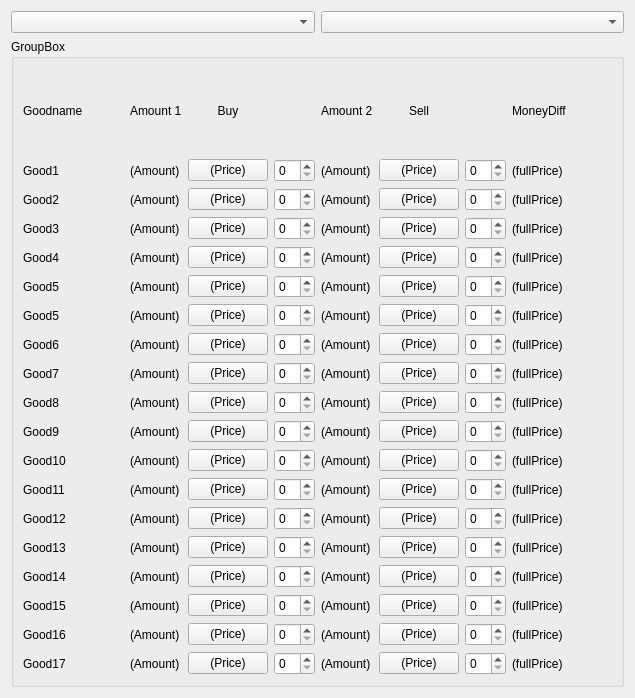
<?xml version="1.0" encoding="UTF-8"?>
<ui version="4.0">
 <class>Form</class>
 <widget class="QWidget" name="Form">
  <property name="geometry">
   <rect>
    <x>0</x>
    <y>0</y>
    <width>635</width>
    <height>698</height>
   </rect>
  </property>
  <property name="windowTitle">
   <string>Form</string>
  </property>
  <layout class="QGridLayout" name="gridLayout_2">
   <item row="0" column="0">
    <widget class="QComboBox" name="comboBox"/>
   </item>
   <item row="0" column="1">
    <widget class="QComboBox" name="comboBox_2"/>
   </item>
   <item row="1" column="0" colspan="2">
    <widget class="QGroupBox" name="groupBox">
     <property name="title">
      <string>GroupBox</string>
     </property>
     <layout class="QGridLayout" name="gridLayout" columnstretch="3,1,2,1,1,2,1,3">
      <item row="0" column="0">
       <widget class="QLabel" name="GoodHeaderLabel">
        <property name="text">
         <string>Goodname</string>
        </property>
       </widget>
      </item>
      <item row="0" column="1">
       <widget class="QLabel" name="Amount1Header">
        <property name="text">
         <string>Amount 1</string>
        </property>
       </widget>
      </item>
      <item row="0" column="4">
       <widget class="QLabel" name="Amount2Header">
        <property name="text">
         <string>Amount 2</string>
        </property>
       </widget>
      </item>
      <item row="0" column="5">
       <widget class="QLabel" name="SellHeader">
        <property name="text">
         <string>Sell</string>
        </property>
        <property name="alignment">
         <set>Qt::AlignCenter</set>
        </property>
       </widget>
      </item>
      <item row="0" column="7">
       <widget class="QLabel" name="label_8">
        <property name="text">
         <string>MoneyDiff</string>
        </property>
       </widget>
      </item>
      <item row="1" column="0">
       <widget class="QLabel" name="good_1">
        <property name="text">
         <string>Good1</string>
        </property>
       </widget>
      </item>
      <item row="1" column="1">
       <widget class="QLabel" name="label_2">
        <property name="text">
         <string>(Amount)</string>
        </property>
       </widget>
      </item>
      <item row="1" column="2">
       <widget class="QPushButton" name="pushButton">
        <property name="text">
         <string>(Price)</string>
        </property>
       </widget>
      </item>
      <item row="1" column="3">
       <widget class="QSpinBox" name="spinBox"/>
      </item>
      <item row="1" column="4">
       <widget class="QLabel" name="label_33">
        <property name="text">
         <string>(Amount)</string>
        </property>
       </widget>
      </item>
      <item row="1" column="5">
       <widget class="QPushButton" name="pushButton_23">
        <property name="text">
         <string>(Price)</string>
        </property>
       </widget>
      </item>
      <item row="1" column="6">
       <widget class="QSpinBox" name="spinBox_21"/>
      </item>
      <item row="1" column="7">
       <widget class="QLabel" name="label_7">
        <property name="text">
         <string>(fullPrice)</string>
        </property>
       </widget>
      </item>
      <item row="2" column="0">
       <widget class="QLabel" name="good_2">
        <property name="text">
         <string>Good2</string>
        </property>
       </widget>
      </item>
      <item row="2" column="1">
       <widget class="QLabel" name="label">
        <property name="text">
         <string>(Amount)</string>
        </property>
       </widget>
      </item>
      <item row="2" column="2">
       <widget class="QPushButton" name="pushButton_2">
        <property name="text">
         <string>(Price)</string>
        </property>
       </widget>
      </item>
      <item row="2" column="3">
       <widget class="QSpinBox" name="spinBox_2"/>
      </item>
      <item row="2" column="4">
       <widget class="QLabel" name="label_26">
        <property name="text">
         <string>(Amount)</string>
        </property>
       </widget>
      </item>
      <item row="2" column="5">
       <widget class="QPushButton" name="pushButton_30">
        <property name="text">
         <string>(Price)</string>
        </property>
       </widget>
      </item>
      <item row="2" column="6">
       <widget class="QSpinBox" name="spinBox_24"/>
      </item>
      <item row="2" column="7">
       <widget class="QLabel" name="label_9">
        <property name="text">
         <string>(fullPrice)</string>
        </property>
       </widget>
      </item>
      <item row="3" column="0">
       <widget class="QLabel" name="good_3">
        <property name="text">
         <string>Good3</string>
        </property>
       </widget>
      </item>
      <item row="3" column="1">
       <widget class="QLabel" name="label_3">
        <property name="text">
         <string>(Amount)</string>
        </property>
       </widget>
      </item>
      <item row="3" column="2">
       <widget class="QPushButton" name="pushButton_7">
        <property name="text">
         <string>(Price)</string>
        </property>
       </widget>
      </item>
      <item row="3" column="3">
       <widget class="QSpinBox" name="spinBox_6"/>
      </item>
      <item row="3" column="4">
       <widget class="QLabel" name="label_36">
        <property name="text">
         <string>(Amount)</string>
        </property>
       </widget>
      </item>
      <item row="3" column="5">
       <widget class="QPushButton" name="pushButton_10">
        <property name="text">
         <string>(Price)</string>
        </property>
       </widget>
      </item>
      <item row="3" column="6">
       <widget class="QSpinBox" name="spinBox_23"/>
      </item>
      <item row="3" column="7">
       <widget class="QLabel" name="label_10">
        <property name="text">
         <string>(fullPrice)</string>
        </property>
       </widget>
      </item>
      <item row="4" column="0">
       <widget class="QLabel" name="good_4">
        <property name="text">
         <string>Good4</string>
        </property>
       </widget>
      </item>
      <item row="4" column="1">
       <widget class="QLabel" name="label_4">
        <property name="text">
         <string>(Amount)</string>
        </property>
       </widget>
      </item>
      <item row="4" column="2">
       <widget class="QPushButton" name="pushButton_6">
        <property name="text">
         <string>(Price)</string>
        </property>
       </widget>
      </item>
      <item row="4" column="3">
       <widget class="QSpinBox" name="spinBox_5"/>
      </item>
      <item row="4" column="4">
       <widget class="QLabel" name="label_29">
        <property name="text">
         <string>(Amount)</string>
        </property>
       </widget>
      </item>
      <item row="4" column="5">
       <widget class="QPushButton" name="pushButton_31">
        <property name="text">
         <string>(Price)</string>
        </property>
       </widget>
      </item>
      <item row="4" column="6">
       <widget class="QSpinBox" name="spinBox_20"/>
      </item>
      <item row="4" column="7">
       <widget class="QLabel" name="label_39">
        <property name="text">
         <string>(fullPrice)</string>
        </property>
       </widget>
      </item>
      <item row="5" column="0">
       <widget class="QLabel" name="good_5">
        <property name="text">
         <string>Good5</string>
        </property>
       </widget>
      </item>
      <item row="5" column="1">
       <widget class="QLabel" name="label_5">
        <property name="text">
         <string>(Amount)</string>
        </property>
       </widget>
      </item>
      <item row="5" column="2">
       <widget class="QPushButton" name="pushButton_8">
        <property name="text">
         <string>(Price)</string>
        </property>
       </widget>
      </item>
      <item row="5" column="3">
       <widget class="QSpinBox" name="spinBox_4"/>
      </item>
      <item row="5" column="4">
       <widget class="QLabel" name="label_30">
        <property name="text">
         <string>(Amount)</string>
        </property>
       </widget>
      </item>
      <item row="5" column="5">
       <widget class="QPushButton" name="pushButton_21">
        <property name="text">
         <string>(Price)</string>
        </property>
       </widget>
      </item>
      <item row="5" column="6">
       <widget class="QSpinBox" name="spinBox_34"/>
      </item>
      <item row="5" column="7">
       <widget class="QLabel" name="label_42">
        <property name="text">
         <string>(fullPrice)</string>
        </property>
       </widget>
      </item>
      <item row="6" column="0">
       <widget class="QLabel" name="good_6">
        <property name="text">
         <string>Good5</string>
        </property>
       </widget>
      </item>
      <item row="6" column="1">
       <widget class="QLabel" name="label_6">
        <property name="text">
         <string>(Amount)</string>
        </property>
       </widget>
      </item>
      <item row="6" column="2">
       <widget class="QPushButton" name="pushButton_9">
        <property name="text">
         <string>(Price)</string>
        </property>
       </widget>
      </item>
      <item row="6" column="3">
       <widget class="QSpinBox" name="spinBox_7"/>
      </item>
      <item row="6" column="4">
       <widget class="QLabel" name="label_32">
        <property name="text">
         <string>(Amount)</string>
        </property>
       </widget>
      </item>
      <item row="6" column="5">
       <widget class="QPushButton" name="pushButton_22">
        <property name="text">
         <string>(Price)</string>
        </property>
       </widget>
      </item>
      <item row="6" column="6">
       <widget class="QSpinBox" name="spinBox_26"/>
      </item>
      <item row="6" column="7">
       <widget class="QLabel" name="label_43">
        <property name="text">
         <string>(fullPrice)</string>
        </property>
       </widget>
      </item>
      <item row="7" column="0">
       <widget class="QLabel" name="good_7">
        <property name="text">
         <string>Good6</string>
        </property>
       </widget>
      </item>
      <item row="7" column="1">
       <widget class="QLabel" name="label_11">
        <property name="text">
         <string>(Amount)</string>
        </property>
       </widget>
      </item>
      <item row="7" column="5">
       <widget class="QPushButton" name="pushButton_32">
        <property name="text">
         <string>(Price)</string>
        </property>
       </widget>
      </item>
      <item row="7" column="2">
       <widget class="QPushButton" name="pushButton_12">
        <property name="text">
         <string>(Price)</string>
        </property>
       </widget>
      </item>
      <item row="8" column="7">
       <widget class="QLabel" name="label_45">
        <property name="text">
         <string>(fullPrice)</string>
        </property>
       </widget>
      </item>
      <item row="8" column="2">
       <widget class="QPushButton" name="pushButton_3">
        <property name="text">
         <string>(Price)</string>
        </property>
       </widget>
      </item>
      <item row="8" column="5">
       <widget class="QPushButton" name="pushButton_35">
        <property name="text">
         <string>(Price)</string>
        </property>
       </widget>
      </item>
      <item row="9" column="7">
       <widget class="QLabel" name="label_46">
        <property name="text">
         <string>(fullPrice)</string>
        </property>
       </widget>
      </item>
      <item row="10" column="0">
       <widget class="QLabel" name="good_10">
        <property name="text">
         <string>Good9</string>
        </property>
       </widget>
      </item>
      <item row="10" column="1">
       <widget class="QLabel" name="label_14">
        <property name="text">
         <string>(Amount)</string>
        </property>
       </widget>
      </item>
      <item row="10" column="2">
       <widget class="QPushButton" name="pushButton_4">
        <property name="text">
         <string>(Price)</string>
        </property>
       </widget>
      </item>
      <item row="10" column="3">
       <widget class="QSpinBox" name="spinBox_11"/>
      </item>
      <item row="10" column="4">
       <widget class="QLabel" name="label_24">
        <property name="text">
         <string>(Amount)</string>
        </property>
       </widget>
      </item>
      <item row="10" column="5">
       <widget class="QPushButton" name="pushButton_20">
        <property name="text">
         <string>(Price)</string>
        </property>
       </widget>
      </item>
      <item row="10" column="6">
       <widget class="QSpinBox" name="spinBox_32"/>
      </item>
      <item row="10" column="7">
       <widget class="QLabel" name="label_47">
        <property name="text">
         <string>(fullPrice)</string>
        </property>
       </widget>
      </item>
      <item row="11" column="0">
       <widget class="QLabel" name="good_11">
        <property name="text">
         <string>Good10</string>
        </property>
       </widget>
      </item>
      <item row="11" column="1">
       <widget class="QLabel" name="label_13">
        <property name="text">
         <string>(Amount)</string>
        </property>
       </widget>
      </item>
      <item row="11" column="2">
       <widget class="QPushButton" name="pushButton_11">
        <property name="text">
         <string>(Price)</string>
        </property>
       </widget>
      </item>
      <item row="11" column="3">
       <widget class="QSpinBox" name="spinBox_10"/>
      </item>
      <item row="11" column="4">
       <widget class="QLabel" name="label_40">
        <property name="text">
         <string>(Amount)</string>
        </property>
       </widget>
      </item>
      <item row="11" column="5">
       <widget class="QPushButton" name="pushButton_34">
        <property name="text">
         <string>(Price)</string>
        </property>
       </widget>
      </item>
      <item row="11" column="6">
       <widget class="QSpinBox" name="spinBox_33"/>
      </item>
      <item row="11" column="7">
       <widget class="QLabel" name="label_48">
        <property name="text">
         <string>(fullPrice)</string>
        </property>
       </widget>
      </item>
      <item row="12" column="0">
       <widget class="QLabel" name="good_12">
        <property name="text">
         <string>Good11</string>
        </property>
       </widget>
      </item>
      <item row="12" column="1">
       <widget class="QLabel" name="label_15">
        <property name="text">
         <string>(Amount)</string>
        </property>
       </widget>
      </item>
      <item row="12" column="2">
       <widget class="QPushButton" name="pushButton_13">
        <property name="text">
         <string>(Price)</string>
        </property>
       </widget>
      </item>
      <item row="12" column="3">
       <widget class="QSpinBox" name="spinBox_13"/>
      </item>
      <item row="12" column="4">
       <widget class="QLabel" name="label_23">
        <property name="text">
         <string>(Amount)</string>
        </property>
       </widget>
      </item>
      <item row="12" column="5">
       <widget class="QPushButton" name="pushButton_33">
        <property name="text">
         <string>(Price)</string>
        </property>
       </widget>
      </item>
      <item row="12" column="6">
       <widget class="QSpinBox" name="spinBox_35"/>
      </item>
      <item row="12" column="7">
       <widget class="QLabel" name="label_49">
        <property name="text">
         <string>(fullPrice)</string>
        </property>
       </widget>
      </item>
      <item row="13" column="0">
       <widget class="QLabel" name="good_13">
        <property name="text">
         <string>Good12</string>
        </property>
       </widget>
      </item>
      <item row="13" column="1">
       <widget class="QLabel" name="label_16">
        <property name="text">
         <string>(Amount)</string>
        </property>
       </widget>
      </item>
      <item row="13" column="2">
       <widget class="QPushButton" name="pushButton_14">
        <property name="text">
         <string>(Price)</string>
        </property>
       </widget>
      </item>
      <item row="13" column="3">
       <widget class="QSpinBox" name="spinBox_12"/>
      </item>
      <item row="13" column="4">
       <widget class="QLabel" name="label_28">
        <property name="text">
         <string>(Amount)</string>
        </property>
       </widget>
      </item>
      <item row="13" column="5">
       <widget class="QPushButton" name="pushButton_27">
        <property name="text">
         <string>(Price)</string>
        </property>
       </widget>
      </item>
      <item row="13" column="6">
       <widget class="QSpinBox" name="spinBox_28"/>
      </item>
      <item row="13" column="7">
       <widget class="QLabel" name="label_50">
        <property name="text">
         <string>(fullPrice)</string>
        </property>
       </widget>
      </item>
      <item row="14" column="1">
       <widget class="QLabel" name="label_17">
        <property name="text">
         <string>(Amount)</string>
        </property>
       </widget>
      </item>
      <item row="14" column="2">
       <widget class="QPushButton" name="pushButton_15">
        <property name="text">
         <string>(Price)</string>
        </property>
       </widget>
      </item>
      <item row="14" column="3">
       <widget class="QSpinBox" name="spinBox_14"/>
      </item>
      <item row="14" column="4">
       <widget class="QLabel" name="label_31">
        <property name="text">
         <string>(Amount)</string>
        </property>
       </widget>
      </item>
      <item row="14" column="5">
       <widget class="QPushButton" name="pushButton_36">
        <property name="text">
         <string>(Price)</string>
        </property>
       </widget>
      </item>
      <item row="14" column="6">
       <widget class="QSpinBox" name="spinBox_30"/>
      </item>
      <item row="14" column="7">
       <widget class="QLabel" name="label_51">
        <property name="text">
         <string>(fullPrice)</string>
        </property>
       </widget>
      </item>
      <item row="15" column="0">
       <widget class="QLabel" name="good_15">
        <property name="text">
         <string>Good14</string>
        </property>
       </widget>
      </item>
      <item row="15" column="1">
       <widget class="QLabel" name="label_18">
        <property name="text">
         <string>(Amount)</string>
        </property>
       </widget>
      </item>
      <item row="15" column="2">
       <widget class="QPushButton" name="pushButton_16">
        <property name="text">
         <string>(Price)</string>
        </property>
       </widget>
      </item>
      <item row="15" column="3">
       <widget class="QSpinBox" name="spinBox_15"/>
      </item>
      <item row="15" column="4">
       <widget class="QLabel" name="label_41">
        <property name="text">
         <string>(Amount)</string>
        </property>
       </widget>
      </item>
      <item row="15" column="5">
       <widget class="QPushButton" name="pushButton_28">
        <property name="text">
         <string>(Price)</string>
        </property>
       </widget>
      </item>
      <item row="15" column="6">
       <widget class="QSpinBox" name="spinBox_22"/>
      </item>
      <item row="15" column="7">
       <widget class="QLabel" name="label_52">
        <property name="text">
         <string>(fullPrice)</string>
        </property>
       </widget>
      </item>
      <item row="16" column="0">
       <widget class="QLabel" name="good_16">
        <property name="text">
         <string>Good15</string>
        </property>
       </widget>
      </item>
      <item row="16" column="1">
       <widget class="QLabel" name="label_19">
        <property name="text">
         <string>(Amount)</string>
        </property>
       </widget>
      </item>
      <item row="16" column="2">
       <widget class="QPushButton" name="pushButton_17">
        <property name="text">
         <string>(Price)</string>
        </property>
       </widget>
      </item>
      <item row="16" column="3">
       <widget class="QSpinBox" name="spinBox_17"/>
      </item>
      <item row="16" column="4">
       <widget class="QLabel" name="label_35">
        <property name="text">
         <string>(Amount)</string>
        </property>
       </widget>
      </item>
      <item row="16" column="5">
       <widget class="QPushButton" name="pushButton_29">
        <property name="text">
         <string>(Price)</string>
        </property>
       </widget>
      </item>
      <item row="16" column="6">
       <widget class="QSpinBox" name="spinBox_36"/>
      </item>
      <item row="16" column="7">
       <widget class="QLabel" name="label_53">
        <property name="text">
         <string>(fullPrice)</string>
        </property>
       </widget>
      </item>
      <item row="17" column="0">
       <widget class="QLabel" name="good_17">
        <property name="text">
         <string>Good16</string>
        </property>
       </widget>
      </item>
      <item row="17" column="1">
       <widget class="QLabel" name="label_20">
        <property name="text">
         <string>(Amount)</string>
        </property>
       </widget>
      </item>
      <item row="17" column="2">
       <widget class="QPushButton" name="pushButton_18">
        <property name="text">
         <string>(Price)</string>
        </property>
       </widget>
      </item>
      <item row="17" column="3">
       <widget class="QSpinBox" name="spinBox_16"/>
      </item>
      <item row="17" column="4">
       <widget class="QLabel" name="label_34">
        <property name="text">
         <string>(Amount)</string>
        </property>
       </widget>
      </item>
      <item row="17" column="5">
       <widget class="QPushButton" name="pushButton_25">
        <property name="text">
         <string>(Price)</string>
        </property>
       </widget>
      </item>
      <item row="17" column="6">
       <widget class="QSpinBox" name="spinBox_25"/>
      </item>
      <item row="17" column="7">
       <widget class="QLabel" name="label_54">
        <property name="text">
         <string>(fullPrice)</string>
        </property>
       </widget>
      </item>
      <item row="18" column="0">
       <widget class="QLabel" name="good_18">
        <property name="text">
         <string>Good17</string>
        </property>
       </widget>
      </item>
      <item row="18" column="1">
       <widget class="QLabel" name="label_21">
        <property name="text">
         <string>(Amount)</string>
        </property>
       </widget>
      </item>
      <item row="18" column="2">
       <widget class="QPushButton" name="pushButton_19">
        <property name="text">
         <string>(Price)</string>
        </property>
       </widget>
      </item>
      <item row="18" column="3">
       <widget class="QSpinBox" name="spinBox_18"/>
      </item>
      <item row="18" column="4">
       <widget class="QLabel" name="label_25">
        <property name="text">
         <string>(Amount)</string>
        </property>
       </widget>
      </item>
      <item row="18" column="5">
       <widget class="QPushButton" name="pushButton_24">
        <property name="text">
         <string>(Price)</string>
        </property>
       </widget>
      </item>
      <item row="18" column="6">
       <widget class="QSpinBox" name="spinBox_19"/>
      </item>
      <item row="18" column="7">
       <widget class="QLabel" name="label_55">
        <property name="text">
         <string>(fullPrice)</string>
        </property>
       </widget>
      </item>
      <item row="7" column="4">
       <widget class="QLabel" name="label_27">
        <property name="text">
         <string>(Amount)</string>
        </property>
       </widget>
      </item>
      <item row="7" column="3">
       <widget class="QSpinBox" name="spinBox_8"/>
      </item>
      <item row="7" column="6">
       <widget class="QSpinBox" name="spinBox_29"/>
      </item>
      <item row="7" column="7">
       <widget class="QLabel" name="label_44">
        <property name="text">
         <string>(fullPrice)</string>
        </property>
       </widget>
      </item>
      <item row="8" column="3">
       <widget class="QSpinBox" name="spinBox_9"/>
      </item>
      <item row="8" column="4">
       <widget class="QLabel" name="label_37">
        <property name="text">
         <string>(Amount)</string>
        </property>
       </widget>
      </item>
      <item row="8" column="1">
       <widget class="QLabel" name="label_22">
        <property name="text">
         <string>(Amount)</string>
        </property>
       </widget>
      </item>
      <item row="8" column="0">
       <widget class="QLabel" name="good_8">
        <property name="text">
         <string>Good7</string>
        </property>
       </widget>
      </item>
      <item row="9" column="0">
       <widget class="QLabel" name="good_9">
        <property name="text">
         <string>Good8</string>
        </property>
       </widget>
      </item>
      <item row="9" column="1">
       <widget class="QLabel" name="label_12">
        <property name="text">
         <string>(Amount)</string>
        </property>
       </widget>
      </item>
      <item row="9" column="3">
       <widget class="QSpinBox" name="spinBox_3"/>
      </item>
      <item row="9" column="2">
       <widget class="QPushButton" name="pushButton_5">
        <property name="text">
         <string>(Price)</string>
        </property>
       </widget>
      </item>
      <item row="9" column="4">
       <widget class="QLabel" name="label_38">
        <property name="text">
         <string>(Amount)</string>
        </property>
       </widget>
      </item>
      <item row="8" column="6">
       <widget class="QSpinBox" name="spinBox_31"/>
      </item>
      <item row="9" column="5">
       <widget class="QPushButton" name="pushButton_26">
        <property name="text">
         <string>(Price)</string>
        </property>
       </widget>
      </item>
      <item row="9" column="6">
       <widget class="QSpinBox" name="spinBox_27"/>
      </item>
      <item row="14" column="0">
       <widget class="QLabel" name="good_14">
        <property name="text">
         <string>Good13</string>
        </property>
       </widget>
      </item>
      <item row="0" column="2">
       <widget class="QLabel" name="BuyHeader">
        <property name="text">
         <string>Buy</string>
        </property>
        <property name="alignment">
         <set>Qt::AlignCenter</set>
        </property>
       </widget>
      </item>
     </layout>
    </widget>
   </item>
  </layout>
 </widget>
 <resources/>
 <connections/>
</ui>
